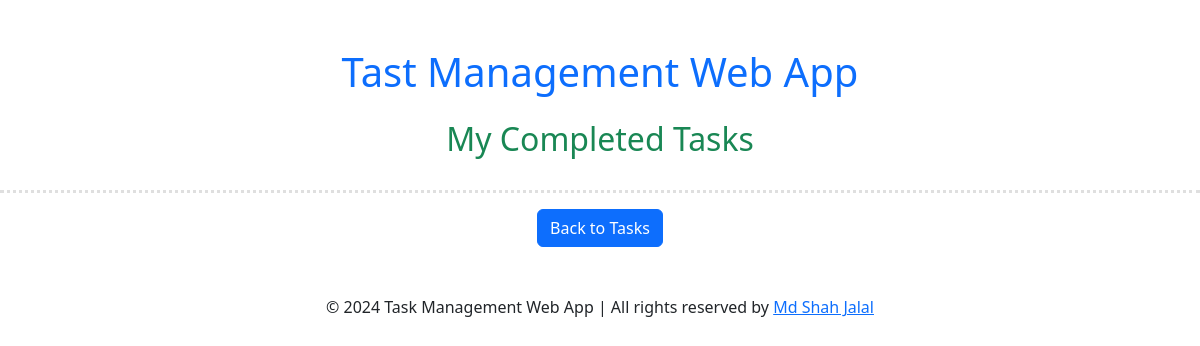
/completed_tasks/, run on an earlier commit of the app's database.
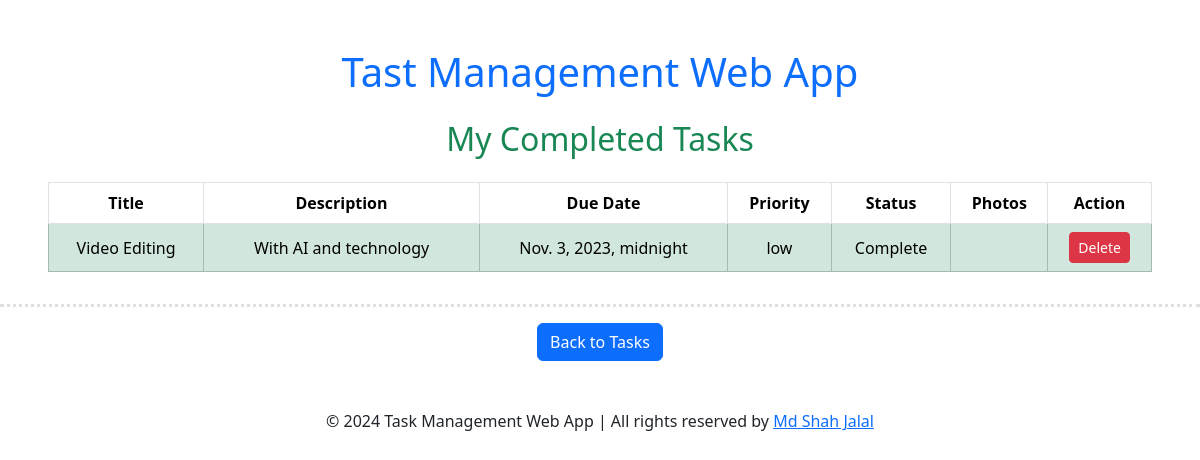
And on a later commit of the database.
### todoapp/models.py (models this page shows, shortened)
class TaskModel(models.Model):
    taskTitle = models.CharField(max_length=100)
    taskDescription = models.TextField()
    is_completed = models.BooleanField(default=False)
    taskDueDate = models.DateTimeField(default=timezone.now)
    taskPriority = models.CharField(max_length=20, choices=[
        ('low', 'Low'),
        ('medium', 'Medium'),
        ('high', 'High'),
    ])
    images = models.ManyToManyField('Photo', related_name='tasks', blank=True)
    created_at = models.DateTimeField(default=timezone.now)  # Use timezone.now to set the current timestamp
    updated_at = models.DateTimeField(auto_now=True)  # This field will automatically update on every save

### todoapp/views.py (the view)
# urls.py: path('completed_tasks/', completed_tasks, name='completed_tasks'),
def completed_tasks(request):
    tasks = TaskModel.objects.filter(is_completed=True)
    return render(request, 'completed_tasks.html', {'tasks': tasks})

### todoapp/templates/completed_tasks.html (shortened to what this page needs)
{% extends 'base.html' %}
{% block content %}
<h2 class="text-center py-3 text-success">My Completed Tasks</h2>
{% if tasks %}
<div class="px-5 table-responsive">
    <table class="table table-hover table-bordered align-middle text-center">
        <thead>
            <tr>
                <th scope="col">Title</th>
                <th scope="col">Description</th>
                <th scope="col">Due Date</th>
                <th scope="col">Priority</th>
                <th scope="col">Status</th>
                <th scope="col">Photos</th>
                <th scope="col">Action</th>
            </tr>
        </thead>
        <tbody>
            {% for task in tasks %}
            <tr  class="{% if task.is_completed %}table-success{% endif %}">
                <td>{{ task.taskTitle }}</td>
                <td class="w-25">{{ task.taskDescription }}</td>
                <td>{{ task.taskDueDate }}</td>
                <td>{{ task.taskPriority }}</td>
                <td>
                    {% if task.is_completed %}
                        Complete
                    {% else %}
                        Incomplete
                    {% endif %}
                </td>
                <td>
                </td>
                <td class="align-middle">
                    <a class="btn btn-sm btn-danger" href="{% url 'completed_task_delete' task.id %}" onclick="return confirm('Are you sure you want to delete this task?');">Delete</a>
                </td>
            </tr>
            {% endfor %}
        </tbody>
    </table>
</div>
{% endif %}
<hr style="border-top: 3px dotted #838282;" class="dotted">
<div class="text-center">
    <a class="btn btn-primary" href="{% url 'show_tasks' %}">Back to Tasks</a>
</div>
{% endblock %}

### todoapp/templates/base.html (shortened to what this page needs)
<!DOCTYPE html>
<html lang="en">
<head>
    <link href="https://cdn.jsdelivr.net/npm/bootstrap@5.3.1/dist/css/bootstrap.min.css" rel="stylesheet">
</head>
<body>
    <header class="mt-5">
        <h1 class="text-center text-primary">Tast Management Web App</h1>
    </header>
    <div class="content">
        {% block content %}{% endblock %}
    </div>
    <footer class="text-center mt-5">
        <p>&copy; 2024 Task Management Web App | All rights reserved by <a target=”_blank” href="https://www.linkedin.com/in/ProgrammerShahJalal/">Md Shah Jalal</a></p>
    </footer>
</body>
</html>

What changed in the data, as far as the page shows it:
added TaskModel: taskTitle "Video Editing", taskDescription "With AI and technology", taskDueDate "Nov. 3, 2023, midnight", taskPriority "low", is_completed "Complete"
Also different on the page:
text now shown: "Title Description Due Date Priority Status Photos Action"
